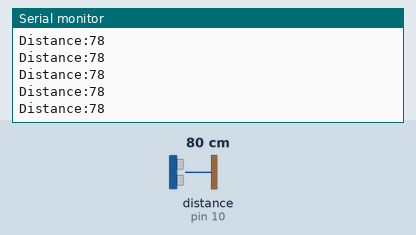
The sketch below on a simulated Arduino Uno, built with avr-gcc and run on an emulated ATmega328P. Shown: the last lines printed to the serial monitor. Wiring (inferred from the names in the program): ultrasonic range finder: trigger pin 9; echo pin 10. The test bench sets the inputs (shaded band); at power-on: distance to the obstacle (sensor on pin 10) 80 cm. The echo pulse lasts 58.3 µs per cm.

Above: at 1.2 s.
1.3 s: distance to the obstacle (sensor on pin 10) set to 120 cm
At 1.9 s:
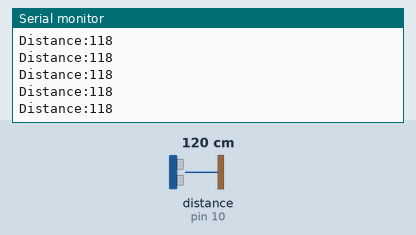
4.3 s: distance to the obstacle (sensor on pin 10) set to 2 cm
At 4.8 s:
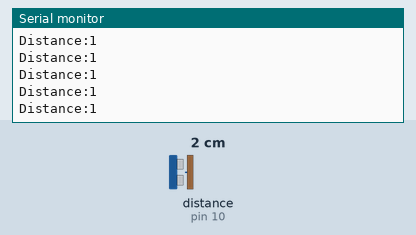
5.8 s: distance to the obstacle (sensor on pin 10) set to 299 cm
At 6.9 s:
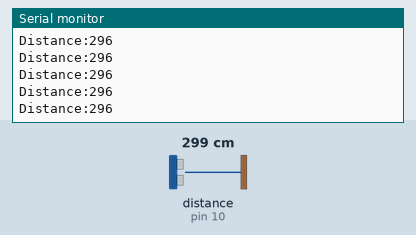
8.8 s: distance to the obstacle (sensor on pin 10) set to 18 cm
At 9.3 s:
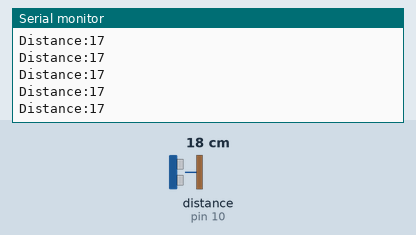
Timing chart, 0 to 11.8 s (numbered marks = the images above; inputs shaded):
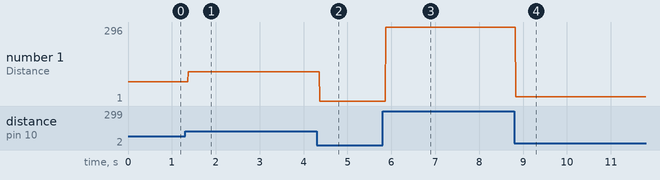

Measured:
- after the input at 1.3 s, the serial monitor: prints a new line after 0.07 s (image 1)
- after the input at 4.3 s, the serial monitor: prints a new line after 0.07 s (image 2)
- after the input at 5.8 s, the serial monitor: prints a new line after 0.07 s (image 3)
- after the input at 8.8 s, the serial monitor: prints a new line at once (image 4)
- plotted number 1: 78 → 118 after the input at 1.3 s, 118 → 1 after the input at 4.3 s, 1 → 296 after the input at 5.8 s, 296 → 17 after the input at 8.8 s

The sketch:

ultrasonic.ino
```cpp
const int trigPin=9;
const int echoPin=10;
long duration;
int distance;
void setup() {
  // put your setup code here, to run once:
pinMode(9,OUTPUT);
pinMode(10,INPUT);
Serial.begin(9600);
}

void loop() {
  // put your main code here, to run repeatedly:
digitalWrite(9,LOW);
delayMicroseconds(2);
digitalWrite(9,HIGH);
delayMicroseconds(2);
digitalWrite(9,LOW);
duration= pulseIn(10,HIGH);
distance=(duration*0.034)/2;
Serial.print("Distance:");
Serial.println(distance);
}
```
